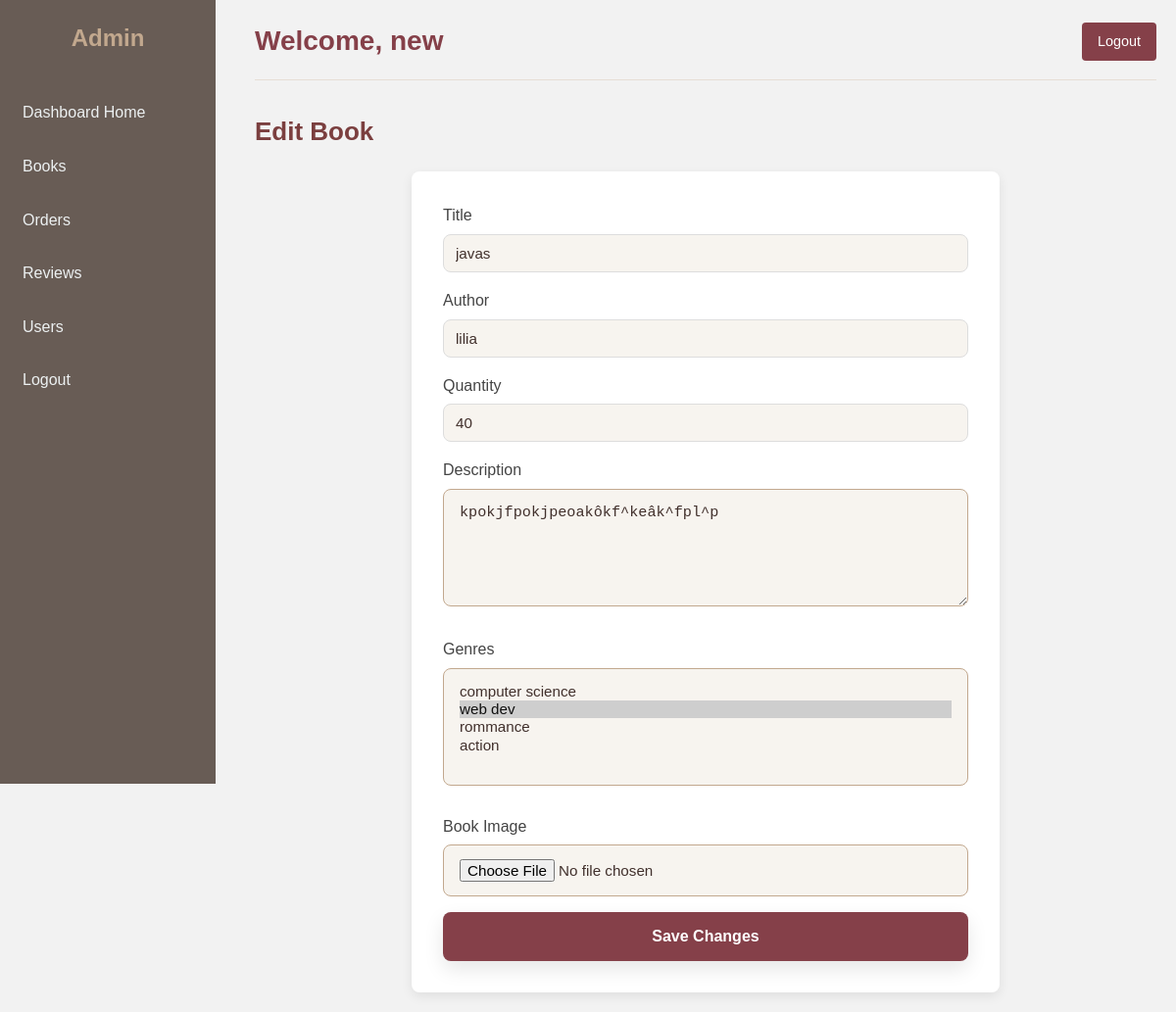
The app's page /dashboard/books/edit/6/ (signed in) with its own data.
### library_app/models.py (models this page shows, shortened)
class Book(models.Model):
    title = models.CharField(max_length=200)
    author = models.CharField(max_length=150)
    publication_date = models.DateField(blank=True, null=True)
    quantity = models.PositiveIntegerField(default=0)
    genres = models.ManyToManyField(Genre, related_name="books")
    reviews = models.DecimalField(max_digits=2, decimal_places=1, blank=True, null=True)
    description = models.TextField(blank=True, null=True)
    image = models.ImageField(upload_to="books/", blank=True, null=True)

class Genre(models.Model):
    name = models.CharField(max_length=100, unique=True)

### library_app/views.py (the view, shortened to what this page needs)
# urls.py: path('dashboard/books/edit/<int:book_id>/', views.admin_update_book_view, name='admin_edit_book'),
@login_required
def admin_update_book_view(request, book_id):
    book = get_object_or_404(Book, id=book_id)
    return render(request, "library_app/admin_edit_book.html", {
        "book": book,
        "genres": Genre.objects.all()
    })

### library_app/templates/library_app/admin_edit_book.html (shortened to what this page needs)
{% extends 'library_app/base_admin.html' %}
{% block content %}
<h2 class="page-title">Edit Book</h2>
<form method="POST" action="" enctype="multipart/form-data" class="edit-form">
    <label for="title">Title</label>
    <input type="text" name="title" id="title" value="{{ book.title }}" required>
    <label for="author">Author</label>
    <input type="text" name="author" id="author" value="{{ book.author }}" required>
    <label for="quantity">Quantity</label>
    <input type="number" name="quantity" id="quantity" value="{{ book.quantity }}" min="0" required>
    <label for="description">Description</label>
    <textarea name="description" id="description" rows="4">{{ book.description }}</textarea>
    <label for="genres">Genres</label>
    <select name="genres" id="genres" multiple>
        {% for genre in genres %}
            <option value="{{ genre.id }}"
                {% if genre in book.genres.all %}selected{% endif %}>
                {{ genre.name }}
            </option>
        {% endfor %}
    </select>
    <label for="image">Book Image</label>
    <input type="file" name="image" id="image">
    <button type="submit" class="submit-btn">Save Changes</button>
</form>
{% endblock %}

### library_app/templates/library_app/base_admin.html (shortened to what this page needs)
{% load static %}
<!DOCTYPE html>
<html lang="en">
<head>
    <link rel="stylesheet" href="{% static 'css/admin.css' %}">
    <link rel="stylesheet" href="https://cdnjs.cloudflare.com/ajax/libs/font-awesome/6.4.0/css/all.min.css">
</head>
<body>
<div class="sidebar">
    <h2 style="text-align:center; color: #C2A88E;">Admin</h2>
    <a href="{% url 'admin_home' %}">Dashboard Home</a>
    <a href="{% url 'admin_books' %}">Books</a>
    <a href="{% url 'admin_orders' %}">Orders</a>
    <a href="{% url 'admin_reviews' %}">Reviews</a>
    <a href="{% url 'admin_users' %}">Users</a>
    <a href="{% url 'logout' %}">Logout</a>
</div>
<div class="main-content">
    <div class="header">
        <h1>Welcome, {{ request.user.first_name|default:request.user.username }}</h1>
        <a href="{% url 'logout' %}" class="logout-btn">Logout</a>
    </div>
    {% block content %}{% endblock %}
</div>
</body>
</html>

### library_app/static/CSS/admin.css (style rules this page uses)
:root { --admin-primary: #854049; --admin-primary-dark: #41302C; --admin-secondary: #685C55; --admin-accent: #C2A88E; --admin-light: #f7f4ef; --admin-lighter: #e6ded5; --admin-white: #ffffff; --admin-text: #41302C; --admin-text-light: #685C55; --admin-shadow: 0 4px 12px rgba(0,0,0,0.08); --admin-radius: 8px; }
* { margin: 0; padding: 0; box-sizing: border-box; }
body { font-family: 'Poppins', sans-serif; background-color: var(--admin-light); color: var(--admin-text); line-height: 1.6; }
.sidebar { width: 220px; background-color: var(--admin-secondary); height: 100vh; position: fixed; padding-top: 20px; color: var(--admin-white); }
.sidebar h2 { text-align: center; color: var(--admin-accent); margin-bottom: 2rem; padding: 0 1rem; }
.sidebar a { display: block; padding: 12px 20px; color: var(--admin-white); text-decoration: none; margin-bottom: 5px; border-radius: 4px; transition: all 0.3s ease; border-left: 3px solid transparent; }
.main-content { margin-left: 240px; padding: 20px; min-height: 100vh; }
.header { display: flex; justify-content: space-between; align-items: center; margin-bottom: 2rem; padding-bottom: 1rem; border-bottom: 1px solid var(--admin-lighter); }
.header h1 { margin: 0; color: var(--admin-primary); font-size: 1.75rem; }
.logout-btn { text-decoration: none; color: var(--admin-white); background-color: var(--admin-primary); padding: 8px 16px; border-radius: var(--admin-radius); font-size: 0.9rem; font-weight: 500; transition: all 0.3s ease; display: inline-flex; align-items: center; gap: 0.5rem; }
h2 { color: var(--admin-primary); margin-bottom: 1.5rem; font-size: 1.5rem; }
form[method="POST"]:not(.table-form) { background: var(--admin-white); padding: 2rem; border-radius: var(--admin-radius); box-shadow: var(--admin-shadow); max-width: 600px; margin: 0 auto; }
form[method="POST"] input, form[method="POST"] textarea, form[method="POST"] select { width: 100%; padding: 0.875rem 1rem; margin-bottom: 1.5rem; border: 1px solid var(--admin-accent); border-radius: var(--admin-radius); background: var(--admin-light); color: var(--admin-text); font-size: 0.95rem; transition: all 0.3s ease; }
form[method="POST"] textarea { min-height: 120px; resize: vertical; }
form[method="POST"] button[type="submit"] { width: 100%; padding: 1rem; background: var(--admin-primary); color: var(--admin-white); border: none; border-radius: var(--admin-radius); font-size: 1rem; font-weight: 600; cursor: pointer; transition: all 0.3s ease; }

### library_app/templates/library_app/base_admin.html (style rules this page uses)
body { font-family: Arial, sans-serif; background-color: #f2f2f2; margin: 0; }
.sidebar { width: 220px; background-color: #685C55; height: 100vh; position: fixed; padding-top: 20px; color: #ecf0f1; }
.sidebar a { display: block; padding: 12px 20px; color: #ecf0f1; text-decoration: none; margin-bottom: 5px; border-radius: 4px; }
.main-content { margin-left: 240px; padding: 20px; }
.header { display: flex; justify-content: space-between; align-items: center; }
.header h1 { margin: 0; color: #854049; }
.logout-btn { text-decoration: none; color: white; background-color: #854049; padding: 8px 16px; border-radius: 4px; }

### library_app/templates/library_app/admin_edit_book.html (style rules this page uses)
.page-title { font-size: 26px; margin-bottom: 20px; color: #7b3f3f; }
.edit-form { max-width: 600px; background: #fff; padding: 25px; border-radius: 12px; box-shadow: 0 15px 35px rgba(0,0,0,0.08); }
.edit-form label { display: block; margin-bottom: 6px; font-weight: 500; color: #444; }
.edit-form input[type="text"], .edit-form input[type="number"], .edit-form textarea, .edit-form select { width: 100%; padding: 10px 12px; margin-bottom: 16px; border-radius: 8px; border: 1px solid #ddd; }
.edit-form textarea { resize: vertical; }
.edit-form select[multiple] { height: 120px; }
.edit-form input[type="file"] { margin-bottom: 16px; }
.submit-btn { background: #7b3f3f; color: white; border: none; padding: 12px 20px; border-radius: 10px; cursor: pointer; font-weight: 500; box-shadow: 0 8px 20px rgba(0,0,0,0.1); }

### records on screen
Book: title "javas", author "lilia", quantity "40", description "kpokjfpokjpeoakôkf^keâk^fpl^p", genres "computer science / web dev ☑ / rommance / action"

### other values on screen
{{ request.user.first_name|default:request.user.username }} "new"
